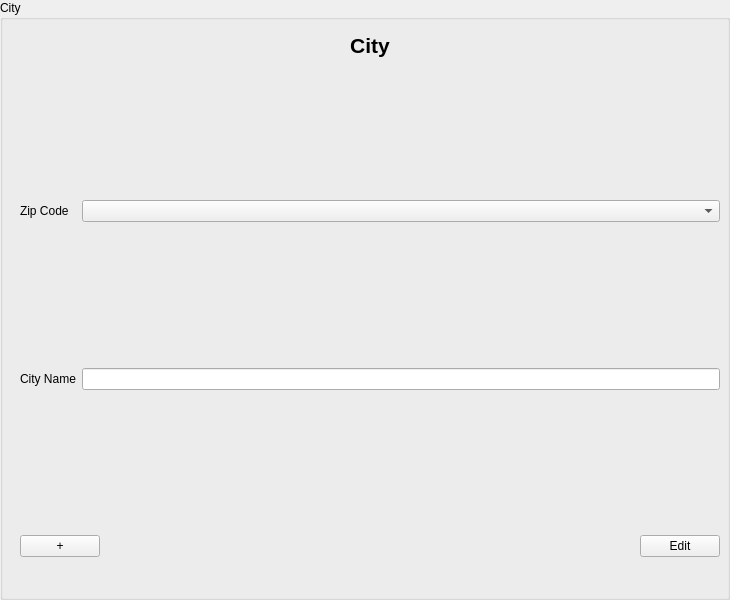
<?xml version="1.0" encoding="UTF-8"?>
<ui version="4.0">
 <class>CityInputArea</class>
 <widget class="QGroupBox" name="CityInputArea">
  <property name="geometry">
   <rect>
    <x>0</x>
    <y>0</y>
    <width>730</width>
    <height>600</height>
   </rect>
  </property>
  <property name="windowTitle">
   <string>City</string>
  </property>
  <property name="accessibleName">
   <string>CityInputDialog</string>
  </property>
  <property name="title">
    <string>City</string>
  </property>
  <widget class="QWidget" name="formLayoutWidget" native="true">
   <property name="geometry">
    <rect>
     <x>10</x>
     <y>30</y>
     <width>720</width>
     <height>600</height>
    </rect>
   </property>
   <widget class="QWidget" name="verticalLayoutWidget_Header">
    <property name="geometry">
     <rect>
      <x>10</x>
      <y>0</y>
      <width>700</width>
      <height>30</height>
     </rect>
    </property>
    <layout class="QVBoxLayout" name="verticalLayout">
     <item>
      <widget class="QLabel" name="label_Header">
       <property name="font">
        <font>
         <pointsize>16</pointsize>
         <weight>75</weight>
         <bold>true</bold>
        </font>
       </property>
       <property name="text">
        <string>City</string>
       </property>
       <property name="alignment">
        <set>Qt::AlignCenter</set>
       </property>
      </widget>
     </item>
    </layout>
   </widget>
  <widget class="QWidget" name="verticalLayoutWidget_Buttons">
    <property name="geometry">
     <rect>
      <x>10</x>
      <y>500</y>
      <width>700</width>
      <height>32</height>
     </rect>
    </property>
    <layout class="QHBoxLayout" name="horizontalLayout">
     <item>
      <widget class="QPushButton" name="pushButton_Add">
       <property name="text">
        <string>+</string>
       </property>
      </widget>
     </item>
     <item>
      <spacer name="horizontalSpacer">
       <property name="orientation">
        <enum>Qt::Horizontal</enum>
       </property>
       <property name="sizeHint" stdset="0">
        <size>
         <width>40</width>
         <height>20</height>
        </size>
       </property>
      </spacer>
     </item>
     <item>
      <widget class="QPushButton" name="pushButton_EditFinish">
       <property name="text">
        <string>Edit</string>
       </property>
      </widget>
     </item>
    </layout>
   </widget>
   <widget class="QWidget" name="gridLayoutWidget">
    <property name="geometry">
     <rect>
      <x>10</x>
      <y>30</y>
      <width>700</width>
      <height>470</height>
     </rect>
    </property>
    <layout class="QGridLayout" name="gridLayout">
     <item row="1" column="0">
      <widget class="QLabel" name="label_ZipCode">
       <property name="text">
        <string>Zip Code</string>
       </property>
       <property name="buddy">
        <cstring>comboBox_ZipCode</cstring>
       </property>
      </widget>
     </item>
     <item row="2" column="0">
      <widget class="QLabel" name="label_CityName">
       <property name="text">
        <string>City Name</string>
       </property>
       <property name="buddy">
        <cstring>lineEdit_CityName</cstring>
       </property>
      </widget>
     </item>
     <item row="1" column="1">
      <widget class="QComboBox" name="comboBox_ZipCode"/>
     </item>
     <item row="2" column="1">
           <widget class="QLineEdit" name="lineEdit_CityName"/>
     </item>
    </layout>
   </widget>
  </widget>
 </widget>
 <resources/>
 <connections/>
</ui>
